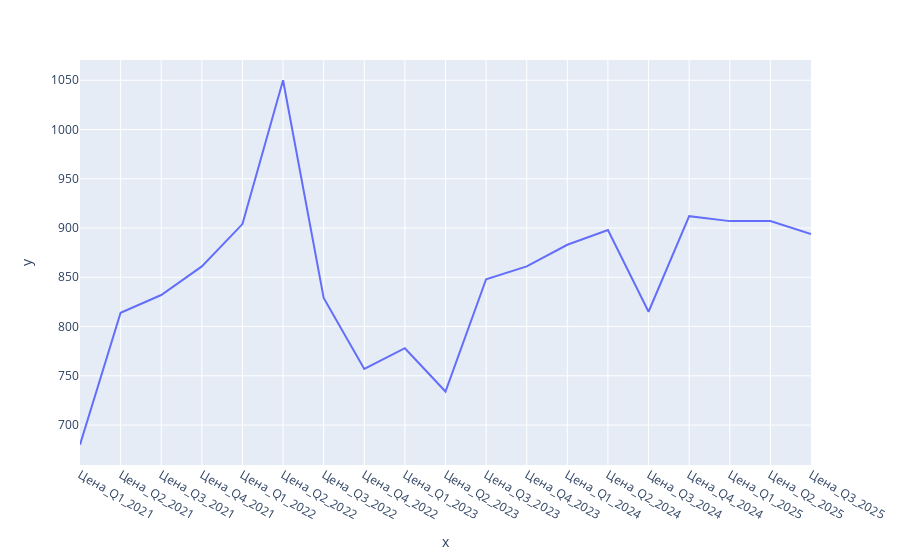

The notebook cell this image was saved under:
### Code cell
data_example = data.loc[0,['Цена_Q3_2025', 'Цена_Q2_2025',
       'Цена_Q1_2025', 'Цена_Q4_2024', 'Цена_Q3_2024', 'Цена_Q2_2024',
       'Цена_Q1_2024', 'Цена_Q4_2023', 'Цена_Q3_2023', 'Цена_Q2_2023',
       'Цена_Q1_2023', 'Цена_Q4_2022', 'Цена_Q3_2022', 'Цена_Q2_2022',
       'Цена_Q1_2022', 'Цена_Q4_2021', 'Цена_Q3_2021', 'Цена_Q2_2021',
       'Цена_Q1_2021']]
import plotly.express as px
fig = px.line(y = data_example[::-1], x = data_example.index[::-1])
fig.show()

### Figure 1 — Plotly figure (JSON) as saved in the notebook; plotly's stock layout.template omitted (floating-point values rounded to 4 significant figures)
{"data": [{"hovertemplate": "x=%{x}<br>y=%{y}<extra></extra>", "legendgroup": "", "line": {"color": "#636efa", "dash": "solid"}, "marker": {"symbol": "circle"}, "mode": "lines", "name": "", "orientation": "v", "showlegend": false, "type": "scatter", "x": ["Цена_Q1_2021", "Цена_Q2_2021", "Цена_Q3_2021", "Цена_Q4_2021", "Цена_Q1_2022", "Цена_Q2_2022", "Цена_Q3_2022", "Цена_Q4_2022", "Цена_Q1_2023", "Цена_Q2_2023", "Цена_Q3_2023", "Цена_Q4_2023", "Цена_Q1_2024", "Цена_Q2_2024", "Цена_Q3_2024", "Цена_Q4_2024", "Цена_Q1_2025", "Цена_Q2_2025", "Цена_Q3_2025"], "xaxis": "x", "y": [680, 814, 832, 861, 904, 1050, 829, 757, 778, 734, 848, 861, 883, 898, 815, 912, 907, 907, 894], "yaxis": "y"}], "layout": {"legend": {"tracegroupgap": 0}, "margin": {"t": 60}, "xaxis": {"anchor": "y", "domain": [0, 1], "title": {"text": "x"}}, "yaxis": {"anchor": "x", "domain": [0, 1], "title": {"text": "y"}}}}
